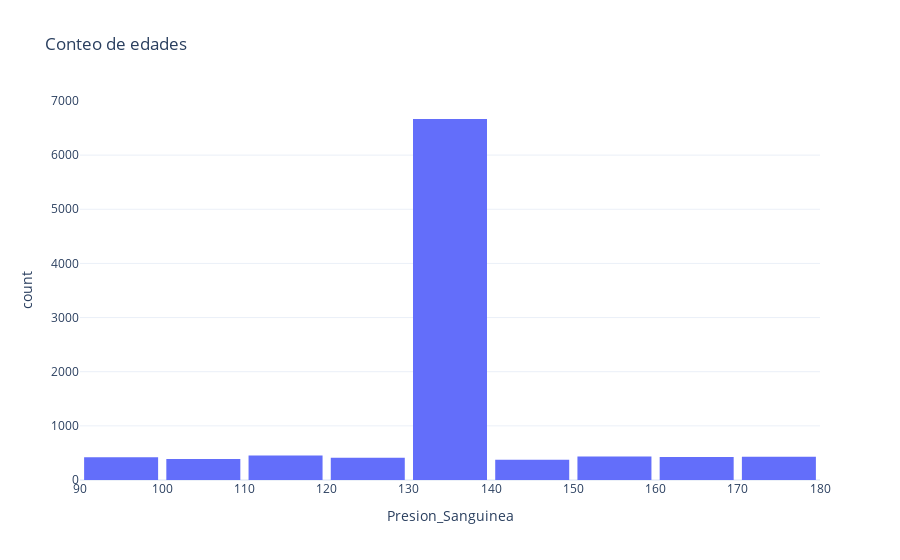

The notebook cell this image was saved under:
### Code cell
#Graficar histograma en plotly
fig2=px.histogram(df,x="Presion_Sanguinea",nbins=10,title="Conteo de edades")
fig2.update_layout(bargap=0.1,template="plotly_white")
fig2.show()

### Figure 1 — Plotly figure (JSON) as saved in the notebook; plotly's stock layout.template omitted (floating-point values rounded to 4 significant figures; data arrays with more than 128 entries replaced by an {"elided": "..."} marker saying what was removed)
{"data": [{"alignmentgroup": "True", "bingroup": "x", "hovertemplate": "Presion_Sanguinea=%{x}<br>count=%{y}<extra></extra>", "legendgroup": "", "marker": {"color": "#636efa", "pattern": {"shape": ""}}, "name": "", "nbinsx": 10, "offsetgroup": "", "orientation": "v", "showlegend": false, "type": "histogram", "x": {"elided": "10000 float values"}, "xaxis": "x", "yaxis": "y"}], "layout": {"bargap": 0.1, "barmode": "relative", "legend": {"tracegroupgap": 0}, "title": {"text": "Conteo de edades"}, "xaxis": {"anchor": "y", "domain": [0, 1], "title": {"text": "Presion_Sanguinea"}}, "yaxis": {"anchor": "x", "domain": [0, 1], "title": {"text": "count"}}}}
